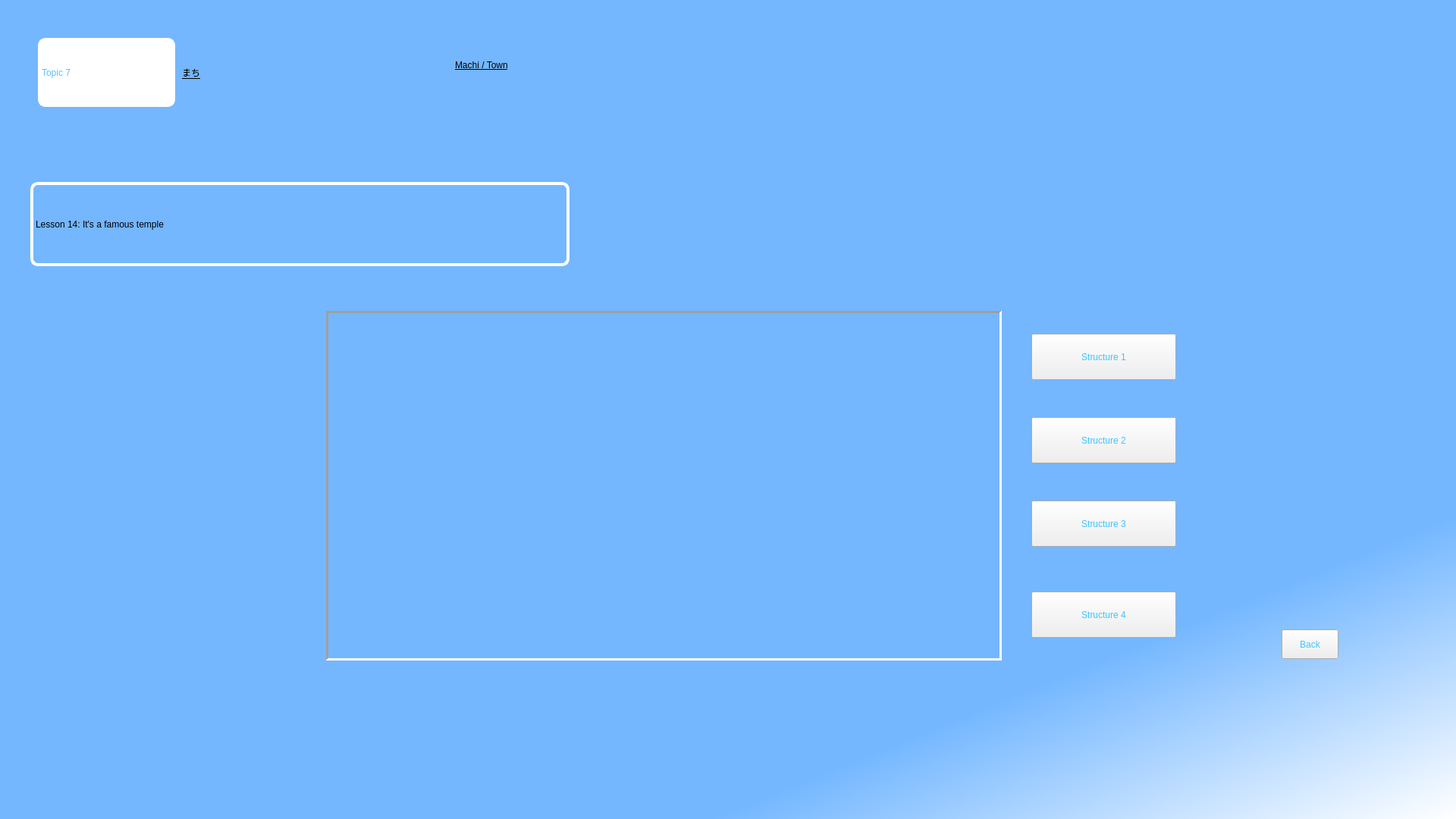
<?xml version="1.0" encoding="UTF-8"?>
<ui version="4.0">
 <class>MainWindow</class>
 <widget class="QMainWindow" name="MainWindow">
  <property name="geometry">
   <rect>
    <x>0</x>
    <y>0</y>
    <width>1920</width>
    <height>1080</height>
   </rect>
  </property>
  <property name="windowTitle">
   <string>MainWindow</string>
  </property>
  <widget class="QWidget" name="centralwidget">
   <widget class="QWidget" name="widget" native="true">
    <property name="geometry">
     <rect>
      <x>0</x>
      <y>0</y>
      <width>1921</width>
      <height>1081</height>
     </rect>
    </property>
    <property name="styleSheet">
     <string notr="true">QWidget#widget{


	background-color: qlineargradient(spread:pad, x1:0.790136, y1:0.711, x2:1, y2:1, stop:0.153409 rgba(116, 183, 255, 255), stop:1 rgba(255, 255, 255, 255));
}</string>
    </property>
    <widget class="QLabel" name="label_1">
     <property name="geometry">
      <rect>
       <x>50</x>
       <y>50</y>
       <width>181</width>
       <height>91</height>
      </rect>
     </property>
     <property name="styleSheet">
      <string notr="true">background-color: rgb(255, 255, 255);
color: rgb(88, 191, 255);
font: 25pt &quot;MV Boli&quot;;
border-radius:10px;
border: 2px solid white;
</string>
     </property>
     <property name="text">
      <string>Topic 7</string>
     </property>
    </widget>
    <widget class="QLabel" name="label_2">
     <property name="geometry">
      <rect>
       <x>240</x>
       <y>70</y>
       <width>161</width>
       <height>51</height>
      </rect>
     </property>
     <property name="styleSheet">
      <string notr="true">color: rgb(0, 0, 0);
text-decoration: underline;
font: 24pt &quot;MV Boli&quot;;
</string>
     </property>
     <property name="text">
      <string>まち</string>
     </property>
    </widget>
    <widget class="QLabel" name="label_3">
     <property name="geometry">
      <rect>
       <x>600</x>
       <y>50</y>
       <width>561</width>
       <height>71</height>
      </rect>
     </property>
     <property name="styleSheet">
      <string notr="true">font: 24pt &quot;MV Boli&quot;;
text-decoration: underline;
color: rgb(0, 0, 0);</string>
     </property>
     <property name="text">
      <string>Machi / Town</string>
     </property>
    </widget>
    <widget class="QLabel" name="label_4">
     <property name="geometry">
      <rect>
       <x>40</x>
       <y>240</y>
       <width>711</width>
       <height>111</height>
      </rect>
     </property>
     <property name="styleSheet">
      <string notr="true">font: 24pt &quot;MV Boli&quot;;
color: rgb(0, 0, 0);
border: 4px solid #ffffff;
border-radius: 10px;</string>
     </property>
     <property name="text">
      <string>Lesson 14: It's a famous temple</string>
     </property>
    </widget>
    <widget class="QStackedWidget" name="stackedWidget">
     <property name="geometry">
      <rect>
       <x>430</x>
       <y>410</y>
       <width>891</width>
       <height>461</height>
      </rect>
     </property>
     <property name="styleSheet">
      <string notr="true"/>
     </property>
     <property name="frameShape">
      <enum>QFrame::Panel</enum>
     </property>
     <property name="frameShadow">
      <enum>QFrame::Sunken</enum>
     </property>
     <property name="lineWidth">
      <number>3</number>
     </property>
     <property name="currentIndex">
      <number>0</number>
     </property>
     <widget class="QWidget" name="page_1">
      <widget class="QLabel" name="label_5">
       <property name="geometry">
        <rect>
         <x>0</x>
         <y>0</y>
         <width>891</width>
         <height>461</height>
        </rect>
       </property>
       <property name="styleSheet">
        <string notr="true">
border-image: url(:/congthuc/topic7ls14a.jpg);</string>
       </property>
       <property name="text">
        <string/>
       </property>
      </widget>
     </widget>
     <widget class="QWidget" name="page_2">
      <widget class="QLabel" name="label_6">
       <property name="geometry">
        <rect>
         <x>-4</x>
         <y>-8</y>
         <width>891</width>
         <height>471</height>
        </rect>
       </property>
       <property name="styleSheet">
        <string notr="true">border-image: url(:/congthuc/topic7ls14b.jpg);</string>
       </property>
       <property name="text">
        <string/>
       </property>
      </widget>
     </widget>
     <widget class="QWidget" name="page_3">
      <widget class="QLabel" name="label_7">
       <property name="geometry">
        <rect>
         <x>-4</x>
         <y>-8</y>
         <width>891</width>
         <height>461</height>
        </rect>
       </property>
       <property name="styleSheet">
        <string notr="true">border-image: url(:/congthuc/topic7ls14c.jpg);</string>
       </property>
       <property name="text">
        <string/>
       </property>
      </widget>
     </widget>
     <widget class="QWidget" name="page_4">
      <widget class="QLabel" name="label_8">
       <property name="geometry">
        <rect>
         <x>0</x>
         <y>0</y>
         <width>891</width>
         <height>461</height>
        </rect>
       </property>
       <property name="styleSheet">
        <string notr="true">border-image: url(:/congthuc/topic7ls14d.jpg);</string>
       </property>
       <property name="text">
        <string/>
       </property>
      </widget>
     </widget>
    </widget>
    <widget class="QPushButton" name="Button_1">
     <property name="geometry">
      <rect>
       <x>1360</x>
       <y>440</y>
       <width>191</width>
       <height>61</height>
      </rect>
     </property>
     <property name="styleSheet">
      <string notr="true">
color: rgb(64, 195, 255);

font: 18pt &quot;MV Boli&quot;;</string>
     </property>
     <property name="text">
      <string>Structure 1</string>
     </property>
    </widget>
    <widget class="QPushButton" name="Button_2">
     <property name="geometry">
      <rect>
       <x>1360</x>
       <y>550</y>
       <width>191</width>
       <height>61</height>
      </rect>
     </property>
     <property name="styleSheet">
      <string notr="true">font: 18pt &quot;MV Boli&quot;;
color: rgb(64, 195, 255);</string>
     </property>
     <property name="text">
      <string>Structure 2</string>
     </property>
    </widget>
    <widget class="QPushButton" name="Button_3">
     <property name="geometry">
      <rect>
       <x>1360</x>
       <y>660</y>
       <width>191</width>
       <height>61</height>
      </rect>
     </property>
     <property name="styleSheet">
      <string notr="true">font: 18pt &quot;MV Boli&quot;;
color: rgb(64, 195, 255);</string>
     </property>
     <property name="text">
      <string>Structure 3</string>
     </property>
    </widget>
    <widget class="QPushButton" name="Button_4">
     <property name="geometry">
      <rect>
       <x>1360</x>
       <y>780</y>
       <width>191</width>
       <height>61</height>
      </rect>
     </property>
     <property name="styleSheet">
      <string notr="true">color: rgb(64, 195, 255);
font: 18pt &quot;MV Boli&quot;;</string>
     </property>
     <property name="text">
      <string>Structure 4</string>
     </property>
    </widget>
    <widget class="QPushButton" name="back1">
     <property name="geometry">
      <rect>
       <x>1690</x>
       <y>830</y>
       <width>75</width>
       <height>39</height>
      </rect>
     </property>
     <property name="styleSheet">
      <string notr="true">color: rgb(64, 195, 255);

font: 18pt &quot;MV Boli&quot;;</string>
     </property>
     <property name="text">
      <string>Back</string>
     </property>
    </widget>
   </widget>
  </widget>
 </widget>
 <resources>
  <include location="topic6.qrc"/>
 </resources>
 <connections/>
</ui>
